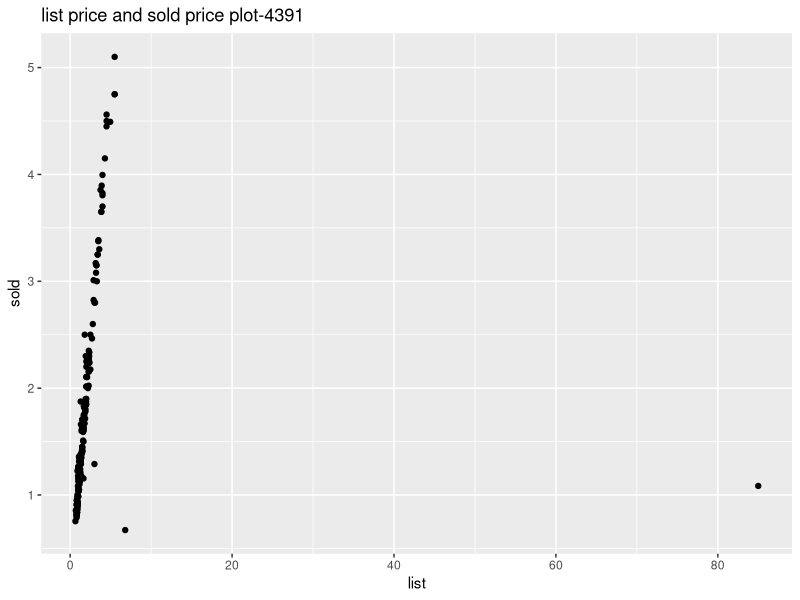
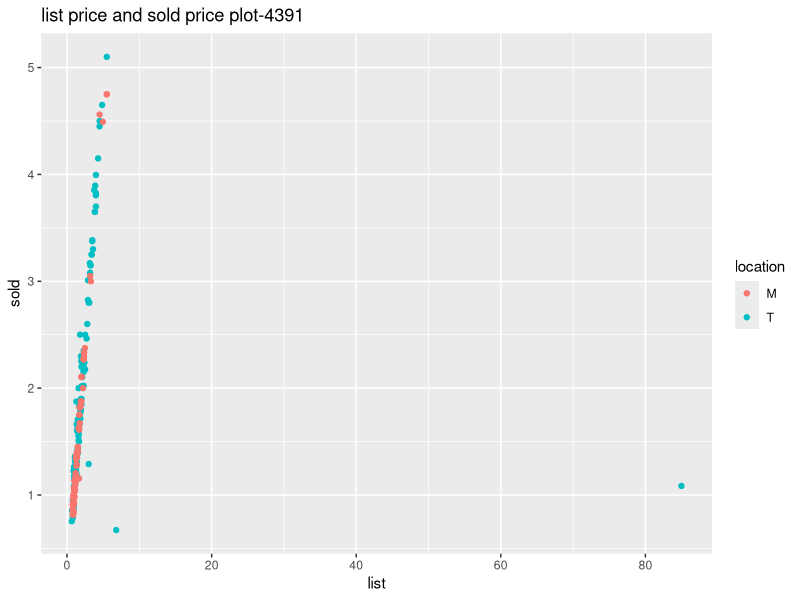
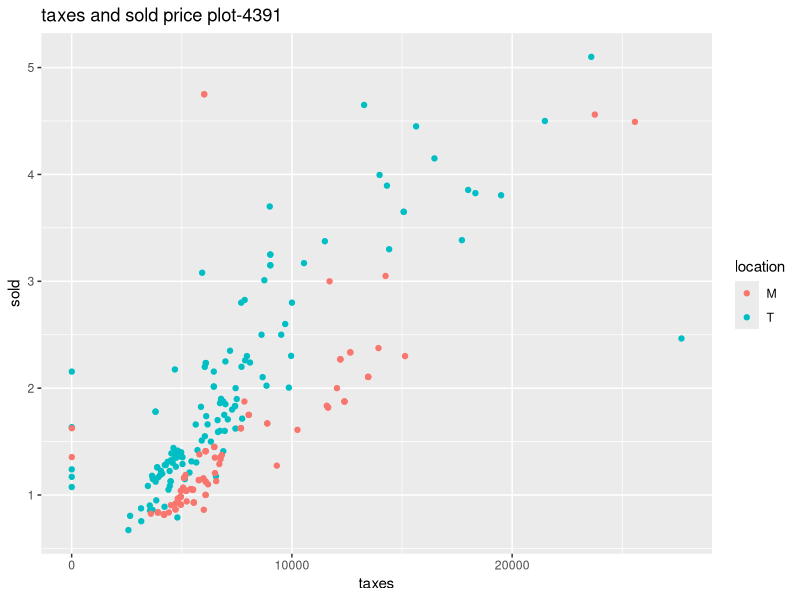
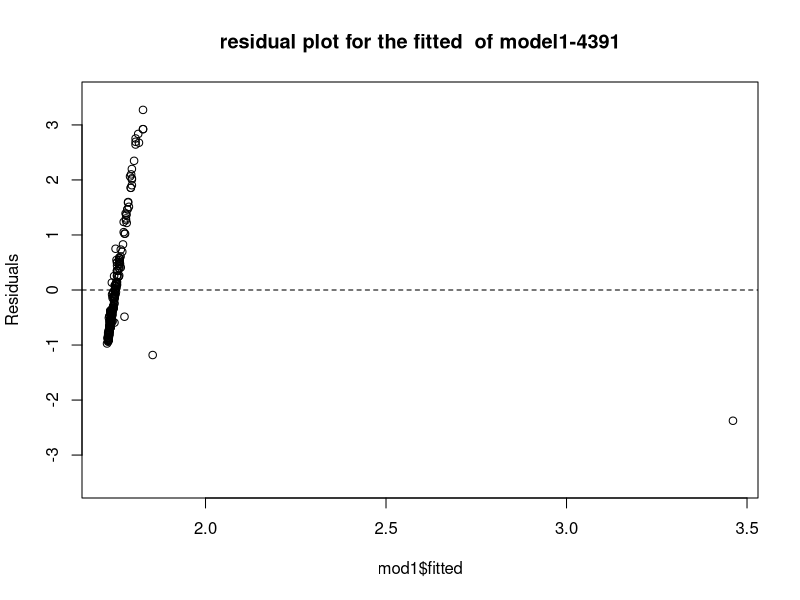
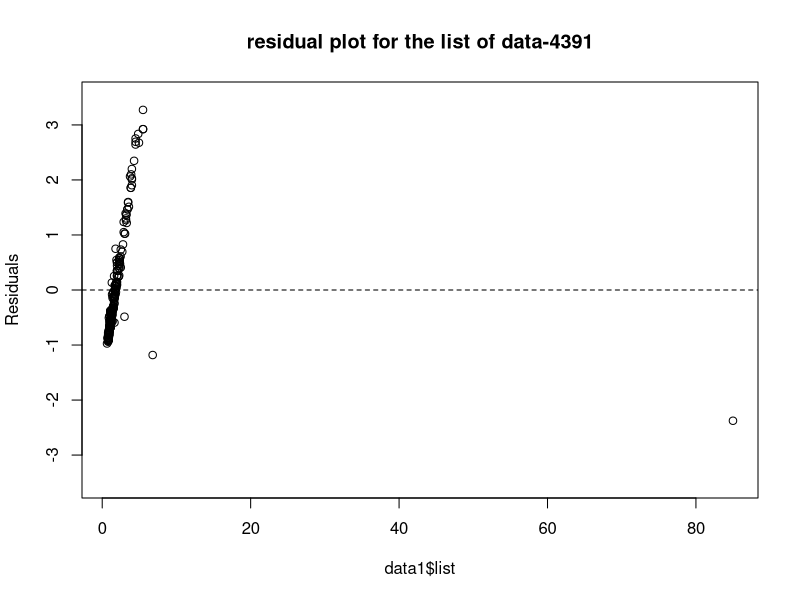
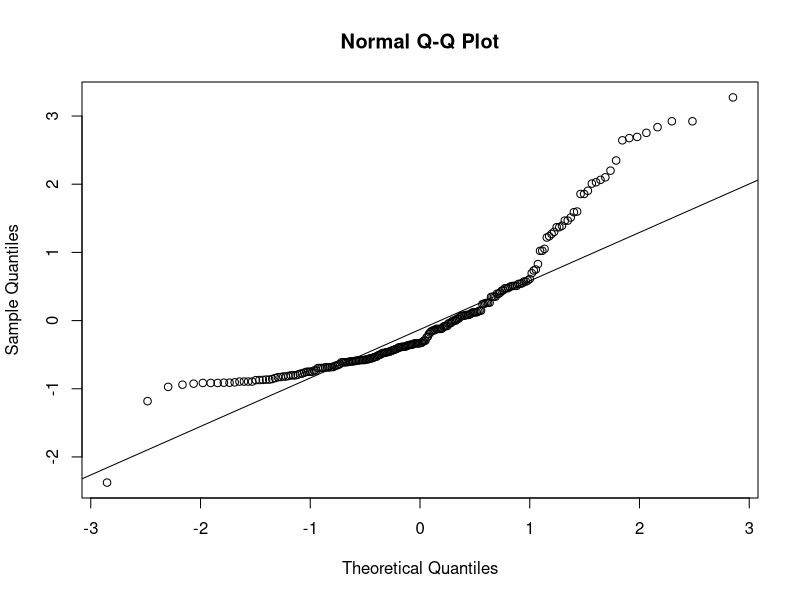

Generate these figures, in order, with R:
## ---- chunk 1
knitr::opts_chunk$set(echo = F, message =  F, warning = F)
library(knitr)
library(tidyverse)
## ---- chunk 2
data1<- read.csv("real20.csv")
set.seed(4391)
data<-sample_n(data1, 200, replace=FALSE)
attach(data)
head(data)
## ---- chunk 3
data %>% ggplot(aes(x=list, y=sold)) +ggtitle("list price and sold price plot-4391")+ geom_point()
## ---- chunk 4
data2 <- data %>% filter(list <6.799)
## ---- chunk 5
data2 <- data1 %>% mutate(location = as.factor(location))
data2 %>% ggplot(aes(x=list, y=sold, color=location))+ggtitle("list price and sold price plot-4391") + geom_point()
data2 %>% ggplot(aes(x=taxes, y=sold, color=location))+ggtitle("taxes and sold price plot-4391")+ geom_point()
## ---- chunk 6
mod1 <- lm(sold ~ list, data = data2)
mod2 <- lm(sold ~ list, data = data[data2$location == "T",])
mod3 <- lm(sold ~ list, data = data[data2$location == "M",])

## ---- chunk 7
summary(mod1)
confint(mod1, level=0.95)
kable(summary(mod1)$coefficients, caption="Summary how list price correlated with sold price-4391", digits=3)

## ---- chunk 8
summary(mod2)
confint(mod2, level=0.95)
kable(summary(mod2)$coefficients, caption="Summary how list price correlated with sold price in Toronto-4391", digits=3)

## ---- chunk 9
summary(mod3)
confint(mod3, level=0.95)
kable(summary(mod1)$coefficients, caption="Summary how list price correlated with sold price in Missisauga-4391", digits=3)

## ---- chunk 10
plot(mod1$fitted, mod1$residuals,  ylab="Residuals",ylim=c(-3.5,3.5),
     main="residual plot for the fitted  of model1-4391")
abline(h=0, lty="dashed")
## ---- chunk 11
plot(data1$list,mod1$residuals,  ylab="Residuals",ylim=c(-3.5,3.5),
     main="residual plot for the list of data-4391")
abline(h=0, lty="dashed")
## ---- chunk 12
qqnorm(mod1$residuals)
qqline(mod1$residuals)
